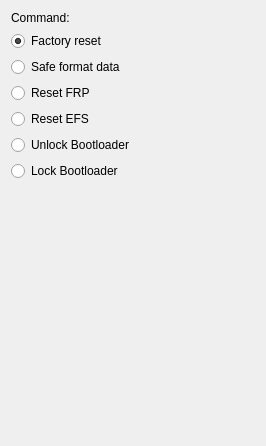
            <widget class="QWidget" name="scrollAreaWidgetContents_2">
             <property name="geometry">
              <rect>
               <x>0</x>
               <y>0</y>
               <width>266</width>
               <height>446</height>
              </rect>
             </property>
             <layout class="QVBoxLayout" name="verticalLayout_2">
              <item>
               <widget class="QLabel" name="command_oppo">
                <property name="text">
                 <string notr="true">Command:</string>
                </property>
               </widget>
              </item>
              <item>
               <widget class="QRadioButton" name="userdata_oppo">
                <property name="text">
                 <string notr="true">Factory reset</string>
                </property>
                <property name="checked">
                 <bool>true</bool>
                </property>
               </widget>
              </item>
              <item>
               <widget class="QRadioButton" name="safestorage_oppo">
                <property name="text">
                 <string notr="true">Safe format data</string>
                </property>
               </widget>
              </item>
              <item>
               <widget class="QRadioButton" name="frp_oppo">
                <property name="text">
                 <string notr="true">Reset FRP</string>
                </property>
               </widget>
              </item>
              <item>
               <widget class="QRadioButton" name="efs_oppo">
                <property name="text">
                 <string notr="true">Reset EFS</string>
                </property>
               </widget>
              </item>
              <item>
               <widget class="QRadioButton" name="unlock_bl_oppo">
                <property name="text">
                 <string notr="true">Unlock Bootloader</string>
                </property>
               </widget>
              </item>
              <item>
               <widget class="QRadioButton" name="relock_bl_oppo">
                <property name="text">
                 <string notr="true">Lock Bootloader</string>
                </property>
               </widget>
              </item>
              <item>
               <spacer name="verticalSpacer_2">
                <property name="orientation">
                 <enum>Qt::Vertical</enum>
                </property>
                <property name="sizeHint" stdset="0">
                 <size>
                  <width>20</width>
                  <height>40</height>
                 </size>
                </property>
               </spacer>
              </item>
             </layout>
            </widget>
